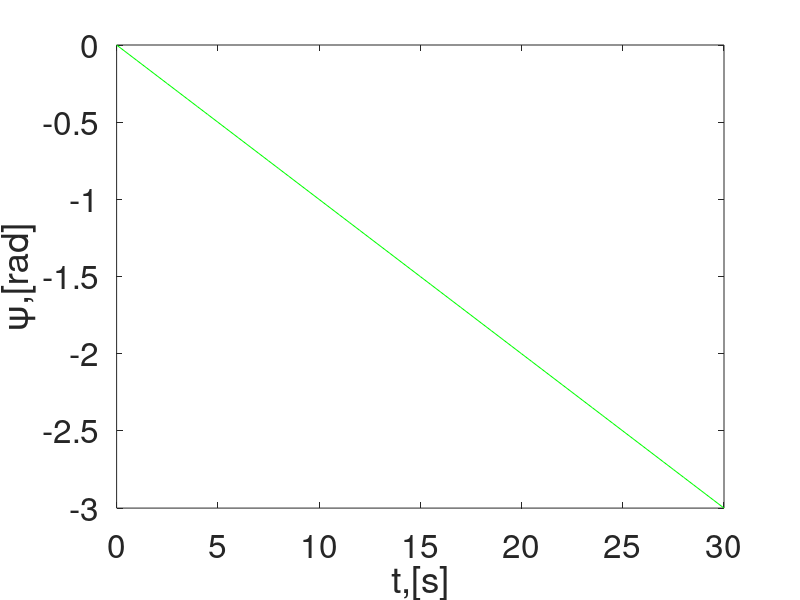
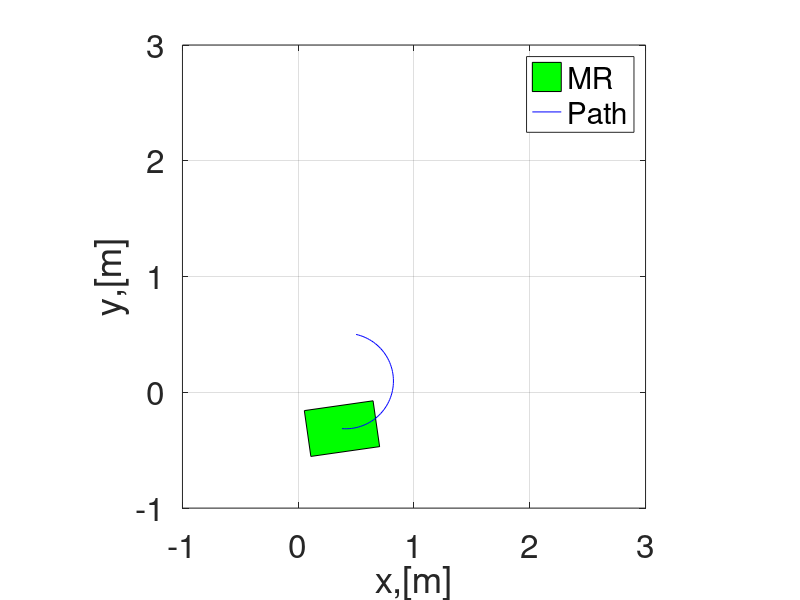

These figures' MATLAB source, in order:
%% kinematic simulation ò a land based mobile robot
clear all; clc; close all; 

%% simulation parameter
dt=0.5; % step size
ts=30; % simulation time
t=0:dt:ts; % Time span

%% vehicle (mobile robot) parameter (Physical)
a = 0.1; % radius of the wheel(fixed)
d_w = 0.2; 
l_w = 0.3;

%% initial conditions
x0=0.5;
y0=0.5;
psi0=0;

eta0 = [x0;y0;psi0];
eta(:,1)=eta0; % rows are covered fully with one cloumn denoted by 1

%Desitrere
%% loop starts here
for i=1:length(t)
    psi = eta(3,i); % current orientation in rad
    %Jacobian matrix
    J_psi = [cos(psi),-sin(psi),0;
             sin(psi),cos(psi),0;
             0,0,1];
			 
    
 %% inputs
    omega_1 = 0.1; % left wheel angular velocity
    omega_2 = 0.5; % right wheel angular velocity
    omega_3 = 0.5;
    omega_4 = 0.5;

    omega = [omega_1;omega_2;omega_3;omega_4];

    %% wheel configuration matrix 
    
    W =a/4*[1,1,1,1;
            1,-1,1,-1;
            -1/(d_w-l_w),-1/(d_w-l_w), 1/(d_w-l_w), 1/(d_w-l_w)];
    % velocity input commands
    zeta(:,i) = W*omega;
      
    % time derivative of generalized coordinates
    eta_dot(:,i) = J_psi * zeta(:,i);
    
    %% position propagation using Euler method
    eta(:,i+1) = eta(:,i) + dt * eta_dot(:,i); %state update
    % (generalized coordinates)
    
end

 figure
 plot(t, eta(3,1:i),'g-');
 set(gca,'fontsize',24);
 xlabel('t,[s]');
 ylabel('\psi,[rad]'); 

%% Animation (mobile robot motion animation)
l = 2*l_w; % length of the mobile robot
w = 2*d_w; % width of the mobile robot
% Mobile robot cooridinates
box_v = [-l/2,l/2,l/2,-l/2,-l/2;
         -w/2,-w/2,w/2,w/2,-w/2;];   
figure
for i = 1:5:length(t)
    psi = eta(3,i);
    R_psi = [cos(psi), -sin(psi);
             sin(psi), cos(psi);]; % rotation matrix
    v_pos = R_psi*box_v;
    fill(v_pos(1, :)+eta(1,i),v_pos(2,:)+eta(2,i),'g')
    hold on, grid on
    axis([-1 3 -1 3]), axis square
    plot(eta(1,1:i),eta(2,1:i),'b-');
    legend('MR','Path')
    set(gca, 'fontsize',24)
    xlabel('x,[m]'); ylabel('y,[m]');
    pause(0.01)
    hold off
end % animation ends here